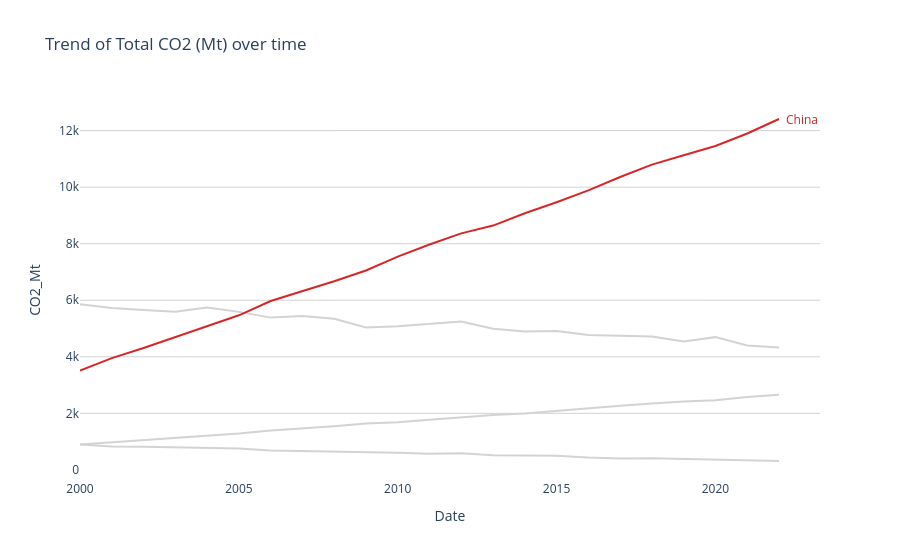
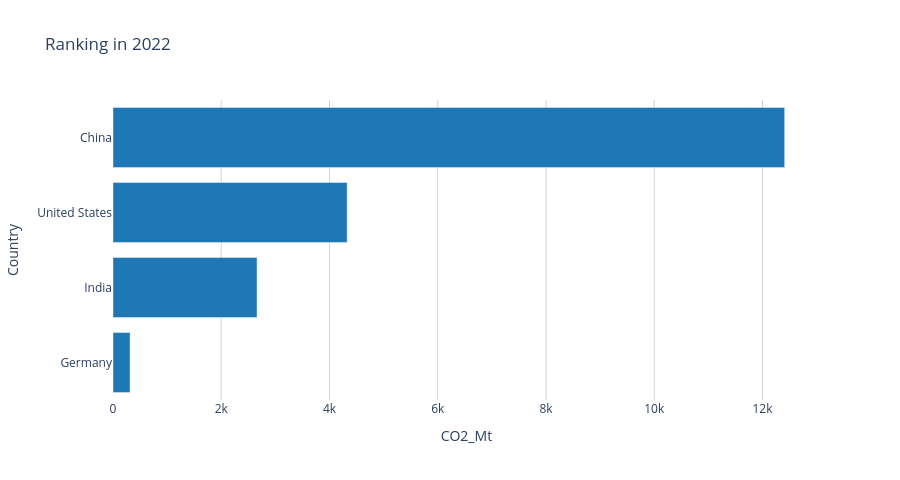

Notebook cell for these charts, in order:
### Markdown cell above
## Visualizations

### Code cell
# ── Line Chart: Trend over time ──────────────────────────────────────────────

# Ensure Date is datetime
filtered["Date"] = pd.to_datetime(filtered["Date"])

if not filtered.empty:
    total_emissions = filtered.groupby("Country")[selected_metric].sum()
    top_emitter = total_emissions.idxmax() if not total_emissions.empty else None
else:
    top_emitter = None

if highlight_top and top_emitter:
    color_discrete_map = {c: "lightgrey" for c in selected_countries}
    color_discrete_map[top_emitter] = "#d62728"

    fig_line = px.line(
        filtered,
        x="Date",
        y=selected_metric,
        color="Country",
        color_discrete_map=color_discrete_map,
        title=f"Trend of {selected_metric_label} over time"
    )

    end_data = filtered[filtered["Country"] == top_emitter]

    if not end_data.empty:
        end_point = end_data.iloc[-1]

        fig_line.add_annotation(
            x=end_point["Date"].to_pydatetime(),   # <-- Fix
            y=float(end_point[selected_metric]),   # <-- Fix
            text=top_emitter,
            showarrow=False,
            xanchor="left",
            xshift=5,
            font=dict(color="#d62728", size=12)
        )

    fig_line.update_layout(showlegend=False)

else:
    fig_line = px.line(
        filtered,
        x="Date",
        y=selected_metric,
        color="Country",
        title=f"Trend of {selected_metric_label} over time"
    )

fig_line.update_layout(
    plot_bgcolor="white",
    paper_bgcolor="white",
    xaxis=dict(showgrid=False),
    yaxis=dict(showgrid=True, gridcolor="lightgrey")
)

fig_line.show()

# Save image for GitHub
fig_line.write_image("line_chart.png")

from IPython.display import Image, display

display(Image("line_chart.png"))


# ── Bar Chart: Ranking in last year ──────────────────────────────────────────

if not filtered.empty:
    last_year_data = filtered[filtered["Date"] == filtered["Date"].max()]
    bar_data = last_year_data.sort_values(selected_metric, ascending=True)

    fig_bar = px.bar(
        bar_data,
        x=selected_metric,
        y="Country",
        orientation="h",
        title=f"Ranking in {end_date.year}",
        color_discrete_sequence=["#1f77b4"],
        height=400 + (len(selected_countries) * 20)
    )

    fig_bar.update_layout(
        plot_bgcolor="white",
        paper_bgcolor="white",
        xaxis=dict(showgrid=True, gridcolor="lightgrey"),
        yaxis=dict(showgrid=False)
    )

    fig_bar.show()

    fig_bar.write_image("bar_chart.png")
    display(Image("bar_chart.png"))

### Figure 1 — Plotly figure (JSON) as saved in the notebook; plotly's stock layout.template omitted (floating-point values rounded to 4 significant figures)
{"data": [{"hovertemplate": "Country=United States<br>Date=%{x}<br>CO2_Mt=%{y}<extra></extra>", "legendgroup": "United States", "line": {"color": "lightgrey", "dash": "solid"}, "marker": {"symbol": "circle"}, "mode": "lines", "name": "United States", "orientation": "v", "showlegend": true, "type": "scatter", "x": ["2000-01-01T00:00:00", "2001-01-01T00:00:00", "2002-01-01T00:00:00", "2003-01-01T00:00:00", "2004-01-01T00:00:00", "2005-01-01T00:00:00", "2006-01-01T00:00:00", "2007-01-01T00:00:00", "2008-01-01T00:00:00", "2009-01-01T00:00:00", "2010-01-01T00:00:00", "2011-01-01T00:00:00", "2012-01-01T00:00:00", "2013-01-01T00:00:00", "2014-01-01T00:00:00", "2015-01-01T00:00:00", "2016-01-01T00:00:00", "2017-01-01T00:00:00", "2018-01-01T00:00:00", "2019-01-01T00:00:00", "2020-01-01T00:00:00", "2021-01-01T00:00:00", "2022-01-01T00:00:00"], "xaxis": "x", "y": [5858.0, 5724.0, 5653.0, 5593.0, 5743.0, 5589.0, 5386.0, 5443.0, 5348.0, 5038.0, 5082.0, 5176.0, 5250.0, 4994.0, 4897.0, 4913.0, 4770.0, 4746.0, 4718.0, 4537.0, 4695.0, 4398.0, 4326.0], "yaxis": "y"}, {"hovertemplate": "Country=China<br>Date=%{x}<br>CO2_Mt=%{y}<extra></extra>", "legendgroup": "China", "line": {"color": "#d62728", "dash": "solid"}, "marker": {"symbol": "circle"}, "mode": "lines", "name": "China", "orientation": "v", "showlegend": true, "type": "scatter", "x": ["2000-01-01T00:00:00", "2001-01-01T00:00:00", "2002-01-01T00:00:00", "2003-01-01T00:00:00", "2004-01-01T00:00:00", "2005-01-01T00:00:00", "2006-01-01T00:00:00", "2007-01-01T00:00:00", "2008-01-01T00:00:00", "2009-01-01T00:00:00", "2010-01-01T00:00:00", "2011-01-01T00:00:00", "2012-01-01T00:00:00", "2013-01-01T00:00:00", "2014-01-01T00:00:00", "2015-01-01T00:00:00", "2016-01-01T00:00:00", "2017-01-01T00:00:00", "2018-01-01T00:00:00", "2019-01-01T00:00:00", "2020-01-01T00:00:00", "2021-01-01T00:00:00", "2022-01-01T00:00:00"], "xaxis": "x", "y": [3514.0, 3952.0, 4312.0, 4692.0, 5079.0, 5468.0, 5974.0, 6323.0, 6673.0, 7053.0, 7543.0, 7972.0, 8365.0, 8641.0, 9078.0, 9466.0, 9887.0, 10360.0, 10790.0, 11130.0, 11450.0, 11900.0, 12410.0], "yaxis": "y"}, {"hovertemplate": "Country=India<br>Date=%{x}<br>CO2_Mt=%{y}<extra></extra>", "legendgroup": "India", "line": {"color": "lightgrey", "dash": "solid"}, "marker": {"symbol": "circle"}, "mode": "lines", "name": "India", "orientation": "v", "showlegend": true, "type": "scatter", "x": ["2000-01-01T00:00:00", "2001-01-01T00:00:00", "2002-01-01T00:00:00", "2003-01-01T00:00:00", "2004-01-01T00:00:00", "2005-01-01T00:00:00", "2006-01-01T00:00:00", "2007-01-01T00:00:00", "2008-01-01T00:00:00", "2009-01-01T00:00:00", "2010-01-01T00:00:00", "2011-01-01T00:00:00", "2012-01-01T00:00:00", "2013-01-01T00:00:00", "2014-01-01T00:00:00", "2015-01-01T00:00:00", "2016-01-01T00:00:00", "2017-01-01T00:00:00", "2018-01-01T00:00:00", "2019-01-01T00:00:00", "2020-01-01T00:00:00", "2021-01-01T00:00:00", "2022-01-01T00:00:00"], "xaxis": "x", "y": [901.6, 974.6, 1056.0, 1146.0, 1205.0, 1291.0, 1396.0, 1466.0, 1542.0, 1637.0, 1687.0, 1774.0, 1865.0, 1945.0, 1994.0, 2092.0, 2177.0, 2267.0, 2345.0, 2419.0, 2466.0, 2580.0, 2661.0], "yaxis": "y"}, {"hovertemplate": "Country=Germany<br>Date=%{x}<br>CO2_Mt=%{y}<extra></extra>", "legendgroup": "Germany", "line": {"color": "lightgrey", "dash": "solid"}, "marker": {"symbol": "circle"}, "mode": "lines", "name": "Germany", "orientation": "v", "showlegend": true, "type": "scatter", "x": ["2000-01-01T00:00:00", "2001-01-01T00:00:00", "2002-01-01T00:00:00", "2003-01-01T00:00:00", "2004-01-01T00:00:00", "2005-01-01T00:00:00", "2006-01-01T00:00:00", "2007-01-01T00:00:00", "2008-01-01T00:00:00", "2009-01-01T00:00:00", "2010-01-01T00:00:00", "2011-01-01T00:00:00", "2012-01-01T00:00:00", "2013-01-01T00:00:00", "2014-01-01T00:00:00", "2015-01-01T00:00:00", "2016-01-01T00:00:00", "2017-01-01T00:00:00", "2018-01-01T00:00:00", "2019-01-01T00:00:00", "2020-01-01T00:00:00", "2021-01-01T00:00:00", "2022-01-01T00:00:00"], "xaxis": "x", "y": [902.4, 831.7, 815.2, 804.7, 772.9, 759.1, 685.9, 668.0, 650.3, 608.3, 611.2, 569.2, 586.7, 521.5, 504.5, 499.0, 438.8, 407.4, 413.2, 389.5, 373.4, 344.0, 315.1], "yaxis": "y"}], "layout": {"annotations": [{"font": {"color": "#d62728", "size": 12}, "showarrow": false, "text": "China", "x": "2022-01-01T00:00:00", "xanchor": "left", "xshift": 5, "y": 12410.0}], "legend": {"title": {"text": "Country"}, "tracegroupgap": 0}, "paper_bgcolor": "white", "plot_bgcolor": "white", "showlegend": false, "title": {"text": "Trend of Total CO2 (Mt) over time"}, "xaxis": {"anchor": "y", "domain": [0, 1], "showgrid": false, "title": {"text": "Date"}}, "yaxis": {"anchor": "x", "domain": [0, 1], "gridcolor": "lightgrey", "showgrid": true, "title": {"text": "CO2_Mt"}}}}

### Figure 2 — Plotly figure (JSON) as saved in the notebook; plotly's stock layout.template omitted (floating-point values rounded to 4 significant figures)
{"data": [{"hovertemplate": "CO2_Mt=%{x}<br>Country=%{y}<extra></extra>", "legendgroup": "", "marker": {"color": "#1f77b4", "pattern": {"shape": ""}}, "name": "", "orientation": "h", "showlegend": false, "textposition": "auto", "type": "bar", "x": [315.1, 2661.0, 4326.0, 12410.0], "xaxis": "x", "y": ["Germany", "India", "United States", "China"], "yaxis": "y"}], "layout": {"barmode": "relative", "height": 480, "legend": {"tracegroupgap": 0}, "paper_bgcolor": "white", "plot_bgcolor": "white", "title": {"text": "Ranking in 2022"}, "xaxis": {"anchor": "y", "domain": [0, 1], "gridcolor": "lightgrey", "showgrid": true, "title": {"text": "CO2_Mt"}}, "yaxis": {"anchor": "x", "domain": [0, 1], "showgrid": false, "title": {"text": "Country"}}}}
